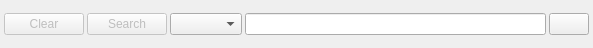
<?xml version="1.0" encoding="UTF-8"?>
<ui version="4.0">
 <class>SSearchBase</class>
 <widget class="QWidget" name="SSearchBase">
  <property name="geometry">
   <rect>
    <x>0</x>
    <y>0</y>
    <width>593</width>
    <height>48</height>
   </rect>
  </property>
  <property name="windowTitle">
   <string>SSearchBase</string>
  </property>
  <layout class="QHBoxLayout">
   <property name="spacing">
    <number>2</number>
   </property>
   <property name="leftMargin">
    <number>4</number>
   </property>
   <property name="topMargin">
    <number>4</number>
   </property>
   <property name="rightMargin">
    <number>4</number>
   </property>
   <property name="bottomMargin">
    <number>4</number>
   </property>
   <item>
    <layout class="QHBoxLayout">
     <property name="spacing">
      <number>3</number>
     </property>
     <item>
      <widget class="QPushButton" name="clearqPB">
       <property name="enabled">
        <bool>false</bool>
       </property>
       <property name="toolTip">
        <string>Erase search entry</string>
       </property>
       <property name="text">
        <string>Clear</string>
       </property>
       <property name="shortcut">
        <string>Ctrl+S</string>
       </property>
      </widget>
     </item>
     <item>
      <widget class="QPushButton" name="searchPB">
       <property name="enabled">
        <bool>false</bool>
       </property>
       <property name="toolTip">
        <string>Start query</string>
       </property>
       <property name="text">
        <string>Search</string>
       </property>
       <property name="shortcut">
        <string/>
       </property>
      </widget>
     </item>
     <item>
      <widget class="QComboBox" name="searchTypCMB">
       <property name="focusPolicy">
        <enum>Qt::TabFocus</enum>
       </property>
       <property name="toolTip">
        <string>Choose search type.</string>
       </property>
      </widget>
     </item>
     <item>
      <widget class="QLineEdit" name="queryText">
       <property name="sizePolicy">
        <sizepolicy hsizetype="Expanding" vsizetype="Fixed">
         <horstretch>8</horstretch>
         <verstretch>0</verstretch>
        </sizepolicy>
       </property>
       <property name="minimumSize">
        <size>
         <width>155</width>
         <height>0</height>
        </size>
       </property>
      </widget>
     </item>
     <item>
      <widget class="QPushButton" name="historyPB">
       <property name="enabled">
        <bool>true</bool>
       </property>
       <property name="toolTip">
        <string>Show query history</string>
       </property>
       <property name="text">
        <string/>
       </property>
       <property name="icon">
        <iconset>
         <normalon>:/images/clock.png</normalon>
        </iconset>
       </property>
      </widget>
     </item>
    </layout>
   </item>
  </layout>
 </widget>
 <layoutdefault spacing="6" margin="0"/>
 <resources>
  <include location="recoll.qrc"/>
 </resources>
 <connections/>
</ui>
